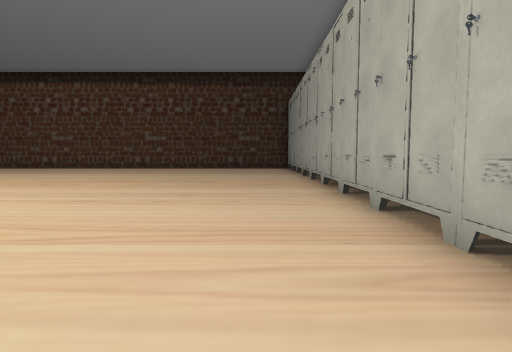
view 1 (above)

20 first-person views from a walk through a level from a Godot 3-D game. The camera is 1.5 m above the floor, tilts 4° down and sees 80° across. The floor is counted in squares, 2 m on a side. Each view is taken from the middle of a square. On the plan, view 1 faces up. The plan holds only what a view shows up to about 10 squares ahead; the rest is blank. The place goes on beyond the plan. Some surface patterns are stand-ins.

view 2
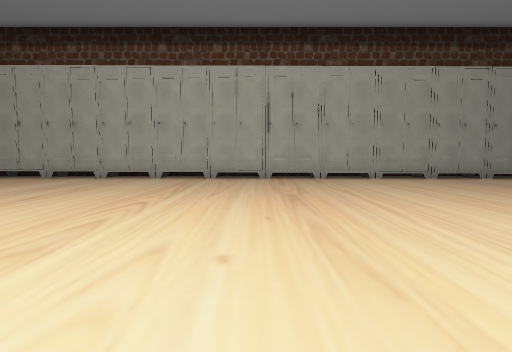

view 3
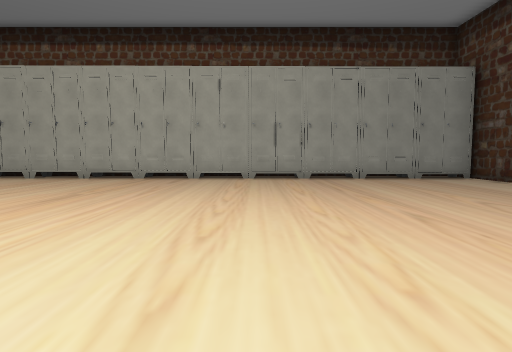

view 4
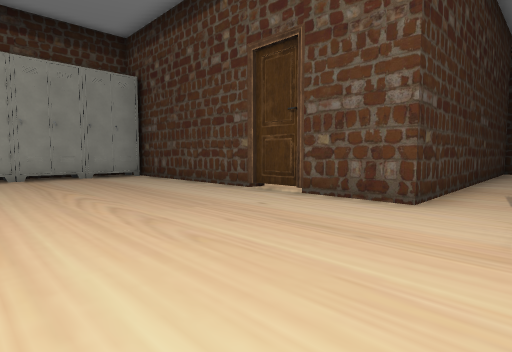

view 5
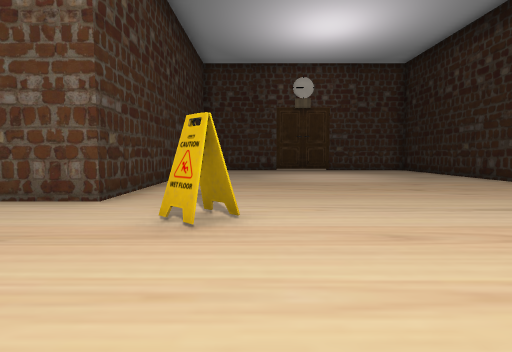

view 6
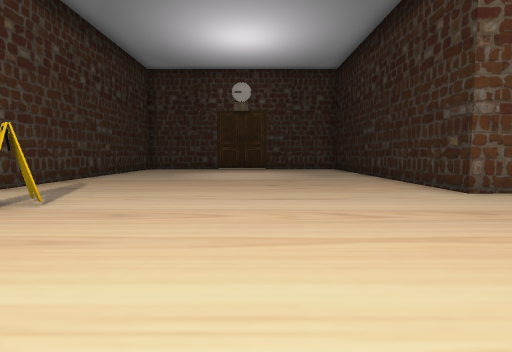

view 7
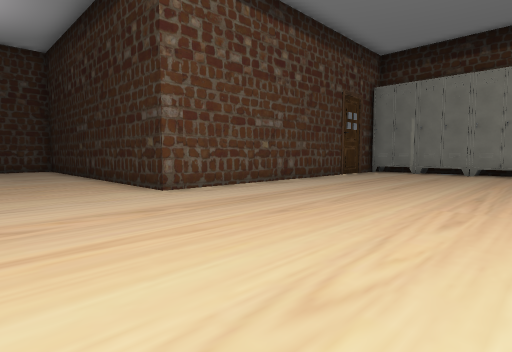

view 8
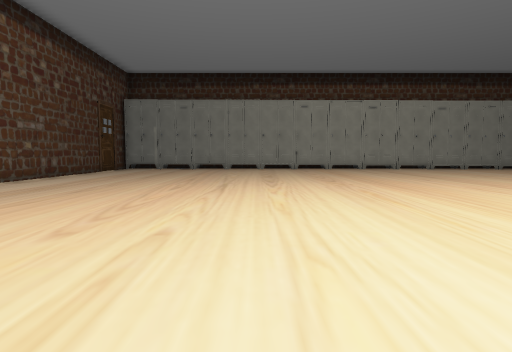

view 9
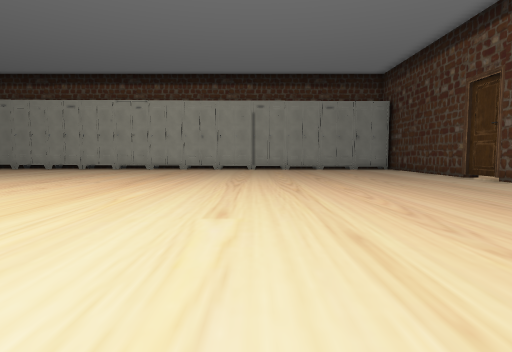

view 10
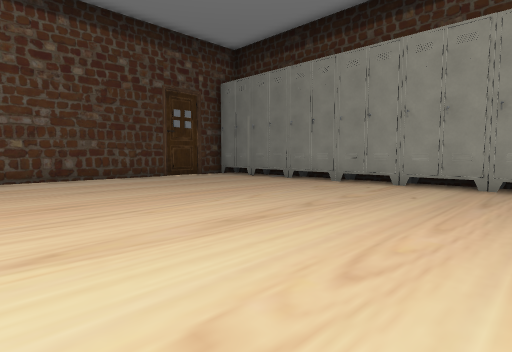

view 11
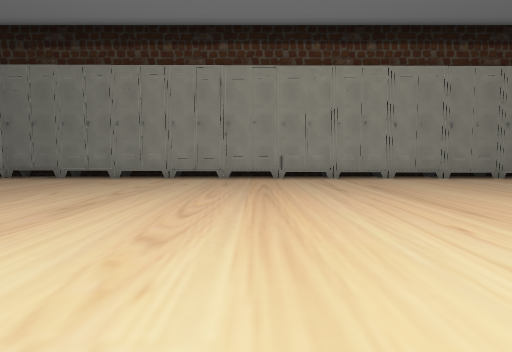

view 12
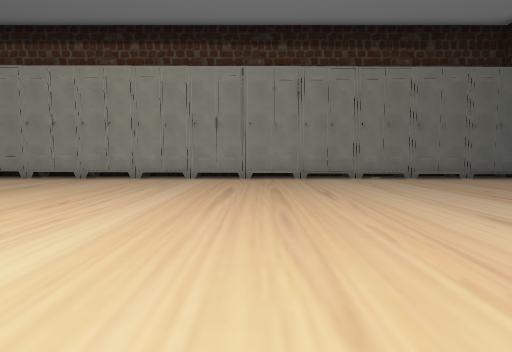

view 13
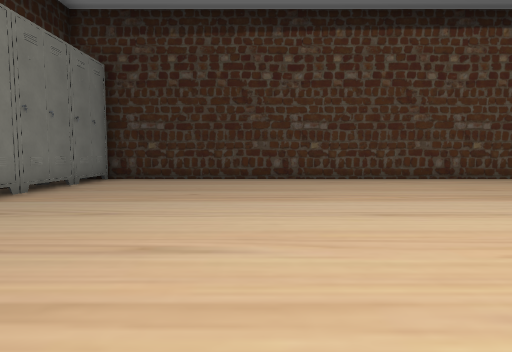

view 14
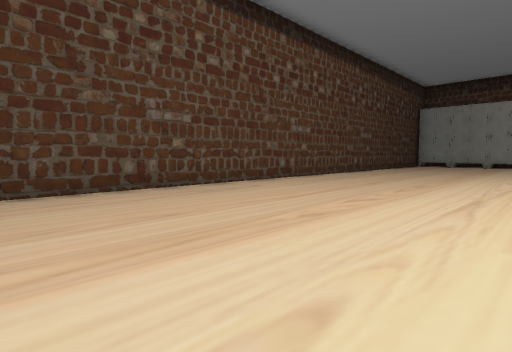

view 15
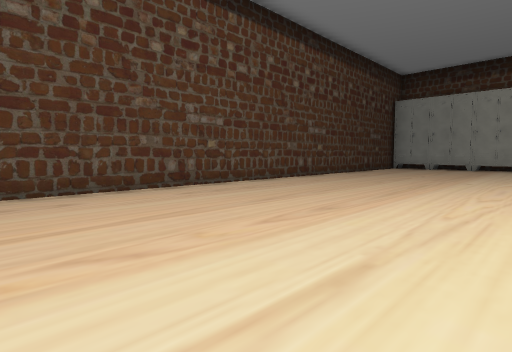

view 16
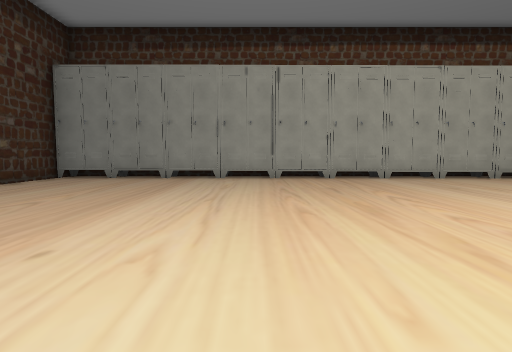

view 17
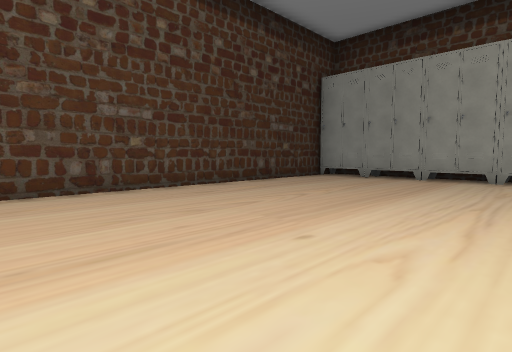

view 18
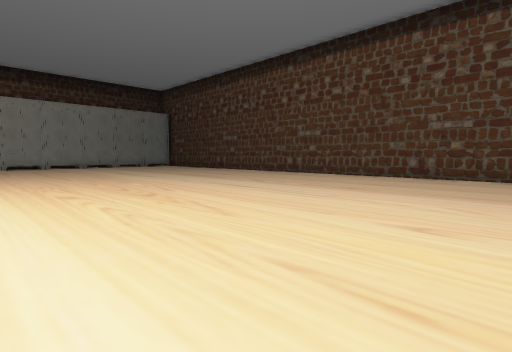

view 19
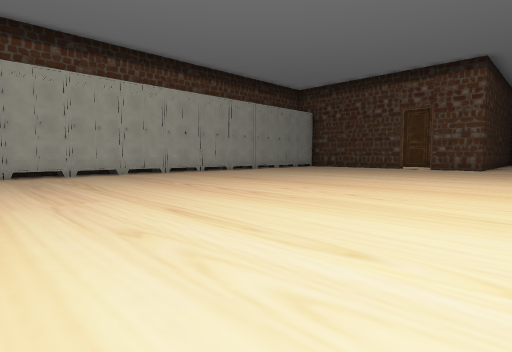

view 20
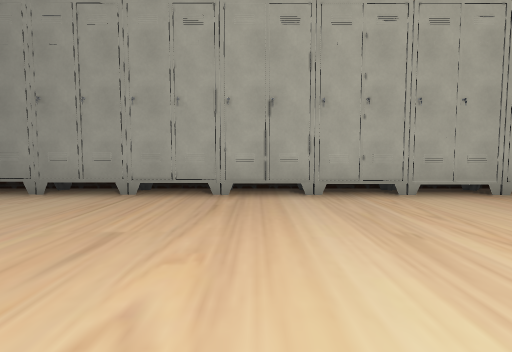

### Floor plan
Points are (right, up) in squares from view 1. A wall is a line through its corners. A room is listed if a view was taken in it or the views show most of it. See-through windows are left out.
Room 1 (views 1, 2, 3, 4, 5, 6, 7, 8, 9, 10, 11, 12, 13, 14, 15, 16, 17, 18, 19, 20)
walls: (1.6, 0.6) (1.6, 1.5); (1.6, 3.4) (1.6, 4.2); (1.6, -3.5) (1.6, -1); (-26.7, 1.6) (-26.7, -3.5); (-26.7, 4.6) (-26.7, 3.4); (-26.7, 6.6) (-26.7, 5.4); (1.6, -6.5) (1.6, -5.4); (-26.7, 8.5) (-26.7, 7.4); (-26.7, -5.4) (-26.7, -8.2); (-23.4, -9.9) (-17.1, -9.9) (-17.1, -15.1); (-26.7, 11.5) (-26.7, 10.4); (-26.7, 13.5) (-26.7, 12.4); (1.2, 16.4) (-26.6, 16.4); (-7.5, -17.6) (-7.5, -9.9) (1.9, -9.9)
low walls: (2.7, 4.2) (2.7, 12.8); (-27.6, -1.4) (-27.6, -5.5)
objects: column (-27, -5); column (-27, -4); column (-27, 2); column (-27, 3); column (-27, 5); column (-27, 7); column (-27, 9); column (-27, 10); column (-27, 12); column (-27, 14); locker (-27, 15) to (-27, 16); locker (2, -9) to (2, -8); column (2, -7); column (2, -5); column (2, -4); column (2, -2); locker (2, 0); column (2, 2); column (2, 3); locker (2, 5) to (2, 6); column (2, 7); locker (2, 8) to (2, 9); locker (2, 10); locker (2, 11) to (2, 12); locker (2, 13) to (2, 14); column (2, 15) to (2, 16)

Where each view was taken, in squares from view 1:
view 1: 0 up, 0 right, facing up
view 2: 1 up, 8 left, facing right
view 3: 3 down, 8 left, facing right
view 4: 5 down, 9 left, facing down-right
view 5: 5 down, 10 left, facing down
view 6: 4 down, 13 left, facing down
view 7: 4 down, 14 left, facing down-left
view 8: 3 down, 11 left, facing left
view 9: 3 down, 14 left, facing right
view 10: 0 up, 19 left, facing down-left
view 11: 0 up, 17 left, facing left
view 12: 8 up, 17 left, facing left
view 13: 7 up, 22 left, facing up
view 14: 10 up, 19 left, facing up-right
view 15: 10 up, 15 left, facing up-right
view 16: 10 up, 8 left, facing right
view 17: 10 up, 8 left, facing up-right
view 18: 6 up, 8 left, facing up-left
view 19: 7 up, 10 left, facing down-right
view 20: 7 up, 4 left, facing right
